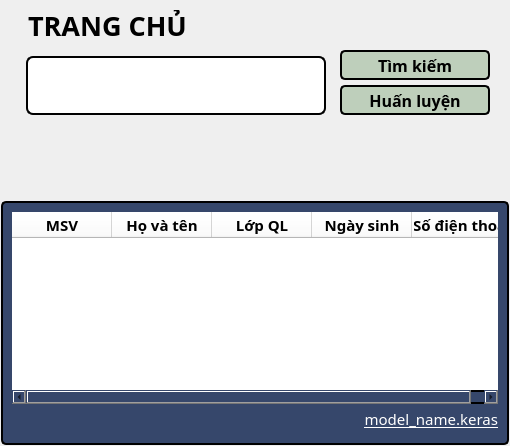
            <widget class="QWidget" name="admins_page">
             <layout class="QVBoxLayout" name="verticalLayout_4" stretch="1,3">
              <property name="spacing">
               <number>2</number>
              </property>
              <property name="leftMargin">
               <number>1</number>
              </property>
              <property name="topMargin">
               <number>1</number>
              </property>
              <property name="rightMargin">
               <number>1</number>
              </property>
              <property name="bottomMargin">
               <number>1</number>
              </property>
              <item>
               <widget class="QWidget" name="home_controllers" native="true">
                <property name="autoFillBackground">
                 <bool>false</bool>
                </property>
                <layout class="QVBoxLayout" name="verticalLayout_12">
                 <property name="spacing">
                  <number>0</number>
                 </property>
                 <item>
                  <widget class="QLabel" name="home_name_label">
                   <property name="minimumSize">
                    <size>
                     <width>0</width>
                     <height>30</height>
                    </size>
                   </property>
                   <property name="maximumSize">
                    <size>
                     <width>16777215</width>
                     <height>30</height>
                    </size>
                   </property>
                   <property name="font">
                    <font>
                     <family>Cascadia Mono SemiBold</family>
                     <pointsize>20</pointsize>
                     <weight>75</weight>
                     <bold>true</bold>
                     <underline>false</underline>
                     <strikeout>false</strikeout>
                    </font>
                   </property>
                   <property name="layoutDirection">
                    <enum>Qt::LeftToRight</enum>
                   </property>
                   <property name="styleSheet">
                    <string notr="true">color: rgb(0, 0, 0);
padding-left: 10px;
font-weight: bold;
font-size: 20pt;</string>
                   </property>
                   <property name="text">
                    <string>TRANG CHỦ</string>
                   </property>
                   <property name="alignment">
                    <set>Qt::AlignLeading|Qt::AlignLeft|Qt::AlignVCenter</set>
                   </property>
                  </widget>
                 </item>
                 <item>
                  <widget class="QWidget" name="widget_3" native="true">
                   <property name="minimumSize">
                    <size>
                     <width>0</width>
                     <height>150</height>
                    </size>
                   </property>
                   <layout class="QHBoxLayout" name="horizontalLayout_4">
                    <item>
                     <widget class="QWidget" name="widget_2" native="true">
                      <layout class="QVBoxLayout" name="verticalLayout_13">
                       <property name="spacing">
                        <number>5</number>
                       </property>
                       <property name="leftMargin">
                        <number>7</number>
                       </property>
                       <property name="topMargin">
                        <number>7</number>
                       </property>
                       <property name="rightMargin">
                        <number>7</number>
                       </property>
                       <property name="bottomMargin">
                        <number>7</number>
                       </property>
                       <item>
                        <widget class="QLineEdit" name="home_class_input">
                         <property name="sizePolicy">
                          <sizepolicy hsizetype="Expanding" vsizetype="Expanding">
                           <horstretch>0</horstretch>
                           <verstretch>0</verstretch>
                          </sizepolicy>
                         </property>
                         <property name="minimumSize">
                          <size>
                           <width>300</width>
                           <height>30</height>
                          </size>
                         </property>
                         <property name="font">
                          <font>
                           <family>Cascadia Code</family>
                           <pointsize>10</pointsize>
                          </font>
                         </property>
                         <property name="styleSheet">
                          <string notr="true">background-color: rgb(255, 255, 255);
border-radius: 7px;
border: 2px solid #000;</string>
                         </property>
                         <property name="inputMask">
                          <string/>
                         </property>
                         <property name="text">
                          <string/>
                         </property>
                        </widget>
                       </item>
                       <item>
                        <spacer name="verticalSpacer_3">
                         <property name="orientation">
                          <enum>Qt::Vertical</enum>
                         </property>
                         <property name="sizeHint" stdset="0">
                          <size>
                           <width>20</width>
                           <height>46</height>
                          </size>
                         </property>
                        </spacer>
                       </item>
                      </layout>
                     </widget>
                    </item>
                    <item>
                     <widget class="QWidget" name="widget" native="true">
                      <property name="minimumSize">
                       <size>
                        <width>150</width>
                        <height>0</height>
                       </size>
                      </property>
                      <layout class="QVBoxLayout" name="verticalLayout_14">
                       <property name="spacing">
                        <number>5</number>
                       </property>
                       <property name="leftMargin">
                        <number>1</number>
                       </property>
                       <property name="topMargin">
                        <number>1</number>
                       </property>
                       <property name="rightMargin">
                        <number>1</number>
                       </property>
                       <property name="bottomMargin">
                        <number>1</number>
                       </property>
                       <item>
                        <widget class="QPushButton" name="home_search_btn">
                         <property name="minimumSize">
                          <size>
                           <width>150</width>
                           <height>30</height>
                          </size>
                         </property>
                         <property name="maximumSize">
                          <size>
                           <width>10</width>
                           <height>30</height>
                          </size>
                         </property>
                         <property name="font">
                          <font>
                           <family>Cascadia Code</family>
                           <pointsize>12</pointsize>
                           <weight>75</weight>
                           <bold>true</bold>
                          </font>
                         </property>
                         <property name="styleSheet">
                          <string notr="true">background-color: rgb(190,207,187);
color: rgb(0,0,0);
border-radius: 5px;
border: 2px solid #000;
font-weight: bold;
font-size: 12pt;</string>
                         </property>
                         <property name="text">
                          <string>Tìm kiếm</string>
                         </property>
                         <property name="iconSize">
                          <size>
                           <width>25</width>
                           <height>25</height>
                          </size>
                         </property>
                        </widget>
                       </item>
                       <item>
                        <widget class="QPushButton" name="home_train_btn">
                         <property name="minimumSize">
                          <size>
                           <width>150</width>
                           <height>30</height>
                          </size>
                         </property>
                         <property name="maximumSize">
                          <size>
                           <width>150</width>
                           <height>30</height>
                          </size>
                         </property>
                         <property name="font">
                          <font>
                           <family>Cascadia Code</family>
                           <pointsize>12</pointsize>
                           <weight>75</weight>
                           <bold>true</bold>
                          </font>
                         </property>
                         <property name="styleSheet">
                          <string notr="true">background-color: rgb(190,207,187);
color: rgb(0,0,0);
border-radius: 5px;
border: 2px solid #000;
font-weight: bold;
font-size: 12pt;</string>
                         </property>
                         <property name="text">
                          <string>Huấn luyện</string>
                         </property>
                         <property name="icon">
                          <iconset>
                           <normaloff>:/icons/zap.svg</normaloff>:/icons/zap.svg</iconset>
                         </property>
                         <property name="iconSize">
                          <size>
                           <width>25</width>
                           <height>25</height>
                          </size>
                         </property>
                        </widget>
                       </item>
                       <item>
                        <spacer name="verticalSpacer_5">
                         <property name="orientation">
                          <enum>Qt::Vertical</enum>
                         </property>
                         <property name="sizeHint" stdset="0">
                          <size>
                           <width>20</width>
                           <height>40</height>
                          </size>
                         </property>
                        </spacer>
                       </item>
                      </layout>
                     </widget>
                    </item>
                   </layout>
                  </widget>
                 </item>
                </layout>
               </widget>
              </item>
              <item>
               <widget class="QWidget" name="home_view" native="true">
                <property name="font">
                 <font>
                  <family>Cascadia Code</family>
                 </font>
                </property>
                <property name="styleSheet">
                 <string notr="true">border-radius: 5px;
background-color:rgb(54, 71, 107); 
border-radius: 5px;
border: 2px solid #000;
</string>
                </property>
                <layout class="QVBoxLayout" name="verticalLayout_3">
                 <property name="spacing">
                  <number>0</number>
                 </property>
                 <property name="leftMargin">
                  <number>11</number>
                 </property>
                 <property name="topMargin">
                  <number>11</number>
                 </property>
                 <property name="rightMargin">
                  <number>11</number>
                 </property>
                 <property name="bottomMargin">
                  <number>11</number>
                 </property>
                 <item>
                  <widget class="QTableWidget" name="home_table">
                   <property name="font">
                    <font>
                     <family>Cascadia Code</family>
                    </font>
                   </property>
                   <property name="styleSheet">
                    <string notr="true">border-radius: 5px;
border: 0px;
background-color: rgb(255, 255, 255);</string>
                   </property>
                   <property name="verticalScrollMode">
                    <enum>QAbstractItemView::ScrollPerPixel</enum>
                   </property>
                   <property name="horizontalScrollMode">
                    <enum>QAbstractItemView::ScrollPerPixel</enum>
                   </property>
                   <column>
                    <property name="text">
                     <string>MSV</string>
                    </property>
                    <property name="font">
                     <font>
                      <family>Cascadia Code</family>
                      <pointsize>11</pointsize>
                      <weight>75</weight>
                      <bold>true</bold>
                     </font>
                    </property>
                    <property name="textAlignment">
                     <set>AlignCenter</set>
                    </property>
                    <property name="background">
                     <color>
                      <red>0</red>
                      <green>0</green>
                      <blue>0</blue>
                     </color>
                    </property>
                   </column>
                   <column>
                    <property name="text">
                     <string>Họ và tên</string>
                    </property>
                    <property name="font">
                     <font>
                      <family>Cascadia Code</family>
                      <pointsize>11</pointsize>
                      <weight>75</weight>
                      <bold>true</bold>
                     </font>
                    </property>
                    <property name="textAlignment">
                     <set>AlignCenter</set>
                    </property>
                   </column>
                   <column>
                    <property name="text">
                     <string>Lớp QL</string>
                    </property>
                    <property name="font">
                     <font>
                      <family>Cascadia Code</family>
                      <pointsize>11</pointsize>
                      <weight>75</weight>
                      <bold>true</bold>
                     </font>
                    </property>
                    <property name="textAlignment">
                     <set>AlignCenter</set>
                    </property>
                   </column>
                   <column>
                    <property name="text">
                     <string>Ngày sinh</string>
                    </property>
                    <property name="font">
                     <font>
                      <family>Cascadia Code</family>
                      <pointsize>11</pointsize>
                      <weight>75</weight>
                      <bold>true</bold>
                     </font>
                    </property>
                    <property name="textAlignment">
                     <set>AlignCenter</set>
                    </property>
                   </column>
                   <column>
                    <property name="text">
                     <string>Số điện thoại</string>
                    </property>
                    <property name="font">
                     <font>
                      <family>Cascadia Code</family>
                      <pointsize>11</pointsize>
                      <weight>75</weight>
                      <bold>true</bold>
                     </font>
                    </property>
                    <property name="textAlignment">
                     <set>AlignCenter</set>
                    </property>
                   </column>
                  </widget>
                 </item>
                 <item>
                  <widget class="QLabel" name="model_name_label">
                   <property name="minimumSize">
                    <size>
                     <width>0</width>
                     <height>30</height>
                    </size>
                   </property>
                   <property name="font">
                    <font>
                     <family>Cascadia Code</family>
                     <pointsize>11</pointsize>
                     <underline>true</underline>
                    </font>
                   </property>
                   <property name="layoutDirection">
                    <enum>Qt::LeftToRight</enum>
                   </property>
                   <property name="styleSheet">
                    <string notr="true">color: rgb(255,255,255);

border-radius: 5px;
border: 0px solid ;</string>
                   </property>
                   <property name="text">
                    <string>model_name.keras</string>
                   </property>
                   <property name="alignment">
                    <set>Qt::AlignRight|Qt::AlignTrailing|Qt::AlignVCenter</set>
                   </property>
                  </widget>
                 </item>
                </layout>
               </widget>
              </item>
             </layout>
            </widget>
